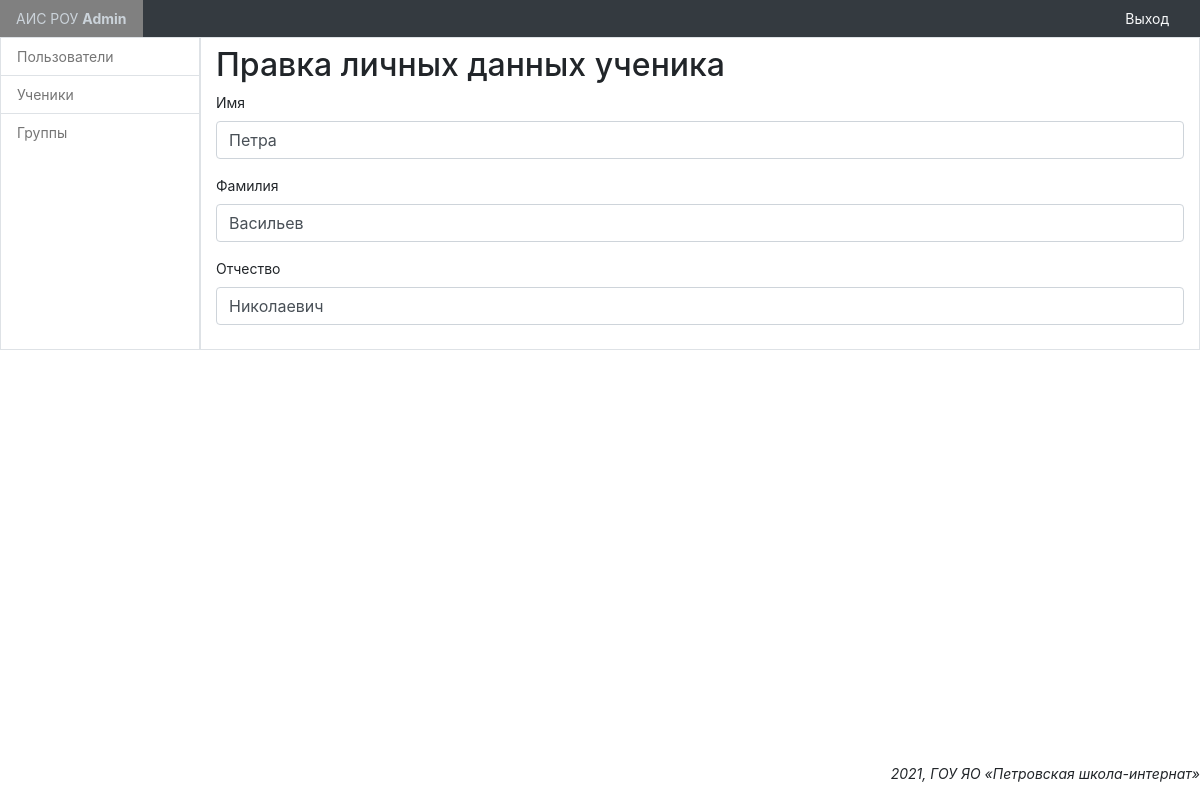
The page /admin_panel/pupils/change/5/ (signed in) on the database as committed earlier.
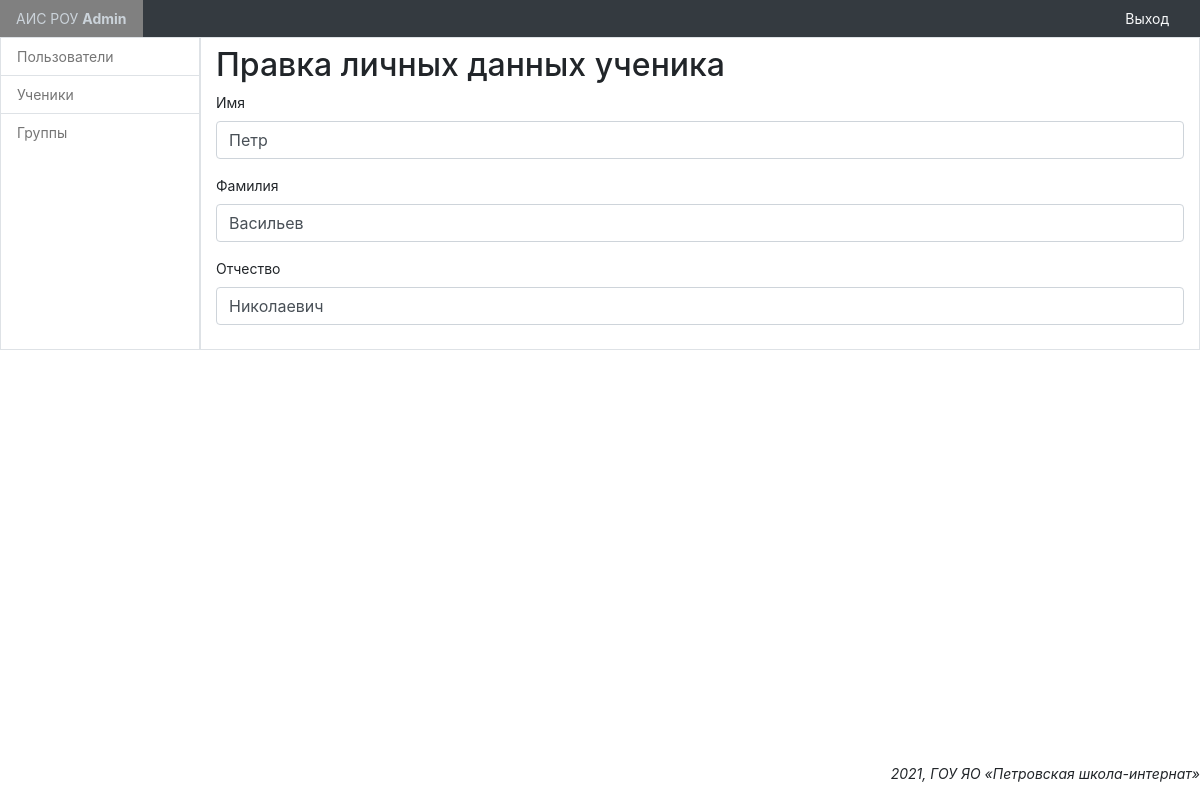
The same page on the database as committed later.
### admin_panel/models.py (models this page shows, shortened)
class Pupil(models.Model):
    last_name = models.CharField(
        'Фамилия',
        max_length=50
    )
    first_name = models.CharField(
        'Имя',
        max_length=50
    )
    middle_name = models.CharField(
        'Отчество',
        null=True,
        max_length=50
    )
    date = models.DateField(
        'Дата регистрации',
        default=datetime.now
    )
    class Meta:
        verbose_name = 'Ученик'
        verbose_name_plural = 'Ученики'
        ordering = ['last_name']

### admin_panel/views.py (the view)
# urls.py: path('pupils/change/<int:id>/', SDChangePupilInfoView.as_view(), name='pupil_change'),
class SDChangePupilInfoView(SuccessMessageMixin, LoginRequiredMixin, UpdateView):
    model = Pupil
    template_name = 'admin_panel/change_pupil_info.html'
    form_class = SDRegisterPupilForm
    success_url = reverse_lazy('admin_panel:pupils')
    success_message = 'Данные сохранены'
    def get_object(self, queryset=None):
        if not queryset:
            queryset = self.get_queryset()
        return get_object_or_404(queryset, pk=self.kwargs['id'])

### admin_panel/forms.py
class SDRegisterPupilForm(forms.ModelForm):
    class Meta:
        model = Pupil
        fields = ('first_name', 'last_name', 'middle_name')

### templates/admin_panel/change_pupil_info.html (shortened to what this page needs)
{% extends 'layout/base_admin.html' %}
{% load bootstrap4 %}
{% block content %}
    <h2>Правка личных данных ученика</h2>
    <form method="post">
        {% bootstrap_form form layout='horizontal' %}
    </form>
{% endblock %}

### templates/layout/base_admin.html (shortened to what this page needs)
{% load bootstrap4 %}
{% load static %}
<!DOCTYPE html>
<html>
<head>
    {% bootstrap_css %}
    <link rel="stylesheet" href="{% static 'admin_panel/css/dashboard.css' %}" />
    <link rel="stylesheet" href="{% static 'admin_panel/css/style.css' %}">
    <link rel="stylesheet" href="https://cdnjs.cloudflare.com/ajax/libs/jquery-modal/0.9.1/jquery.modal.min.css" />
<body class="container-fluid">
    <div class="row bg-dark">
        <ul class="col nav justify-content-between">
            <li class="nav-item text-nowrap">
                <a class="nav-link text-light" href="/">АИС РОУ <b>Admin</b></a>
            </li>
            <li class="nav-item text-nowrap">
            {% if user.is_authenticated %}
                <a class="nav-link text-light" href="{% url 'main:logout'%}">
                     Выход
                </a>
            {% else %}
                <a class="nav-link text-light" href="{% url 'main:login' %}">
                    Вход
                </a>
            {% endif %}
            </li>
        </ul>
    </div>
    <div class="row">
        <div class="col-md-2 p-0 border">
            <nav class="nav flex-column">
                <a class="nav-link border-bottom" href="{% url 'admin_panel:users' %}">Пользователи</a>
                <a class="nav-link border-bottom" href="{% url 'admin_panel:pupils' %}">Ученики</a>
                <a class="nav-link" href="{% url 'admin_panel:groups' %}">Группы</a>
            </nav>
        </div>
        <section class="col border py-2">
            {% block content %}{% endblock %}
        </section>
    </div>
    <div class="row">
        <div class="col">
            <footer class="mt-3 fixed-bottom"><p class="text-right font-italic">{% now 'Y' %}, ГОУ ЯО &laquo;Петровская школа-интернат&raquo;</p></footer>
        </div>
    </div>
</body>
</html>

### static/admin_panel/css/dashboard.css (style rules this page uses)
body { font-size: .875rem; }
.border-bottom { border-bottom: 1px solid #e5e5e5; }

### static/admin_panel/css/style.css (style rules this page uses)
.nav-link { color: #757575; }

Rows that differ between the two databases and show on the page:
changed Pupil "Васильев": first_name "Петрa" → "Петр"
